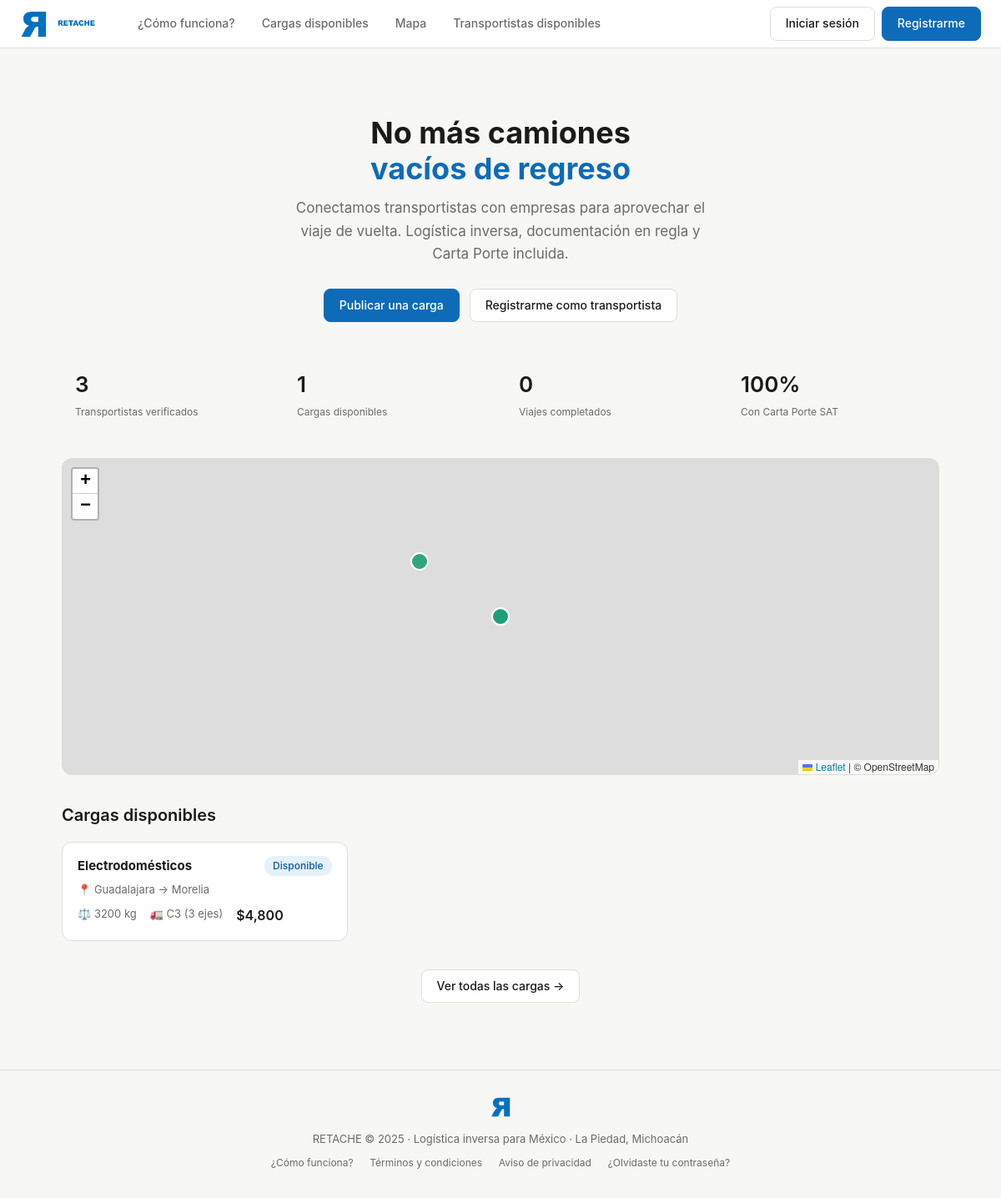
The page / on the database its author committed.
### models.py (models this page shows)
class Carga(Base):
    __tablename__ = "cargas"
    id = Column(Integer, primary_key=True, index=True)
    empresa_id = Column(Integer, ForeignKey("empresas.id"), nullable=False)
    transportista_id = Column(Integer, ForeignKey("transportistas.id"), nullable=True)
    titulo = Column(String(150), nullable=False)
    descripcion = Column(Text, nullable=True)
    tipo_mercancia = Column(String(100), nullable=False)
    peso_kg = Column(Float, nullable=False)
    volumen_m3 = Column(Float, nullable=True)
    requiere_refrigeracion = Column(Boolean, default=False)
    mercancia_peligrosa = Column(Boolean, default=False)
    origen_ciudad = Column(String(100), nullable=False)
    origen_estado = Column(String(50), nullable=False)
    origen_lat = Column(Float, nullable=True)
    origen_lng = Column(Float, nullable=True)
    destino_ciudad = Column(String(100), nullable=False)
    destino_estado = Column(String(50), nullable=False)
    destino_lat = Column(Float, nullable=True)
    destino_lng = Column(Float, nullable=True)
    fecha_recoleccion = Column(DateTime, nullable=False)
    fecha_entrega_estimada = Column(DateTime, nullable=True)
    tipo_vehiculo_requerido = Column(String(30), nullable=True)
    precio_ofrecido_mxn = Column(Float, nullable=False)
    precio_negociable = Column(Boolean, default=True)
    estado = Column(String(30), default=EstadoCarga.disponible)
    fecha_publicacion = Column(DateTime, server_default=func.now())
    fecha_asignacion = Column(DateTime, nullable=True)
    fecha_completada = Column(DateTime, nullable=True)
    carta_porte_generada = Column(Boolean, default=False)
    carta_porte_uuid = Column(String(100), nullable=True)
    carta_porte_xml = Column(Text, nullable=True)
    empresa = relationship("Empresa", back_populates="cargas_publicadas")
    transportista = relationship("Transportista", back_populates="cargas")
    mensajes = relationship("Mensaje", back_populates="carga")
    resenas = relationship("Resena", back_populates="carga")

### main.py (the view)
@app.get("/", response_class=HTMLResponse)
async def inicio(request: Request, db: Session = Depends(get_db)):
    total_transportistas = db.query(Transportista).filter(Transportista.activo == True).count()
    total_cargas = db.query(Carga).filter(Carga.estado == EstadoCarga.disponible).count()
    total_completados = db.query(Carga).filter(Carga.estado == EstadoCarga.completada).count()
    cargas_recientes = (
        db.query(Carga)
        .filter(Carga.estado == EstadoCarga.disponible)
        .order_by(Carga.fecha_publicacion.desc())
        .limit(6).all()
    )
    transportistas_activos = (
        db.query(Transportista)
        .filter(Transportista.activo == True, Transportista.disponible == True)
        .order_by(Transportista.calificacion_promedio.desc())
        .limit(4).all()
    )
    return templates.TemplateResponse("index.html", contexto(request, db,
        total_transportistas=total_transportistas,
        total_cargas=total_cargas,
        total_completados=total_completados,
        cargas_recientes=cargas_recientes,
        transportistas_activos=transportistas_activos,
    ))

### templates/index.html (shortened to what this page needs)
{% extends "base.html" %}
{% block head_extra %}
<link rel="stylesheet" href="https://unpkg.com/leaflet@1.9.4/dist/leaflet.css"/>
{% endblock %}
{% block content %}
<div class="hero">
  <h1>No más camiones<br><span>vacíos de regreso</span></h1>
  <p>Conectamos transportistas con empresas para aprovechar el viaje de vuelta. Logística inversa, documentación en regla y Carta Porte incluida.</p>
  <div class="hero-btns">
    <a href="/empresas/registro" class="btn btn-primary">Publicar una carga</a>
    <a href="/transportistas/registro" class="btn">Registrarme como transportista</a>
  </div>
</div>
<div class="stats-grid" style="margin-bottom:32px;">
  <div class="stat-card"><div class="stat-num">{{ total_transportistas }}</div><div class="stat-label">Transportistas verificados</div></div>
  <div class="stat-card"><div class="stat-num">{{ total_cargas }}</div><div class="stat-label">Cargas disponibles</div></div>
  <div class="stat-card"><div class="stat-num">{{ total_completados }}</div><div class="stat-label">Viajes completados</div></div>
  <div class="stat-card"><div class="stat-num">100%</div><div class="stat-label">Con Carta Porte SAT</div></div>
</div>
<div id="mapa"></div>
<h2 style="font-size:20px; font-weight:600; margin-bottom:16px;">Cargas disponibles</h2>
<div class="grid-cargas">
  {% for carga in cargas_recientes %}
  <a href="/cargas/{{ carga.id }}" style="text-decoration:none;">
    <div class="carga-card">
      <div style="display:flex; justify-content:space-between; margin-bottom:6px;">
        <strong style="color:var(--texto);">{{ carga.tipo_mercancia }}</strong>
        <span class="badge badge-verde">Disponible</span>
      </div>
      <div style="font-size:13px; color:var(--texto-suave); margin-bottom:8px;">📍 {{ carga.origen_ciudad }} → {{ carga.destino_ciudad }}</div>
      <div class="carga-meta">
        <span>⚖️ {{ carga.peso_kg | int }} kg</span>
        <span>🚛 {{ carga.tipo_vehiculo_requerido or 'Cualquier tipo' }}</span>
        <span class="carga-precio">${{ "{:,.0f}".format(carga.precio_ofrecido_mxn) }}</span>
      </div>
    </div>
  </a>
  {% else %}
  <div style="grid-column:1/-1; text-align:center; padding:32px; color:var(--texto-suave);">
   Pronto habrá cargas disponibles. <a href="/empresas/registro" class="btn btn-primary">Publicar una carga →</a>
  </div>
  {% endfor %}
</div>
{% if cargas_recientes %}<div style="text-align:center; margin-top:24px;"><a href="/cargas" class="btn">Ver todas las cargas →</a></div>{% endif %}
{% endblock %}

### templates/base.html (style rules this page uses)
*, *::before, *::after { box-sizing: border-box; margin: 0; padding: 0; }
:root { --verde: #0E6BB8; --verde-claro: #1481D9; --verde-bg: #E5F1FB; --gris-bg: #F7F7F5; --gris-borde: #E0DED6; --texto: #1A1A18; --texto-suave: #6B6B68; --amber: #BA7517; --amber-bg: #FAEEDA; --rojo-bg: #FCEBEB; --rojo: #A32D2D; --azul: #0E6BB8; --azul-bg: #E5F1FB; }
body { font-family: -apple-system, BlinkMacSystemFont, 'Segoe UI', sans-serif; background: var(--gris-bg); color: var(--texto); font-size: 15px; line-height: 1.6; }
a { color: var(--verde); text-decoration: none; }
.btn { display: inline-flex; align-items: center; gap: 6px; padding: 8px 18px; border-radius: 8px; font-size: 14px; font-weight: 500; cursor: pointer; border: 1px solid var(--gris-borde); background: #fff; color: var(--texto); transition: all .15s; text-decoration: none; }
.btn-primary { background: var(--verde); color: #fff; border-color: var(--verde); }
.badge { display: inline-block; padding: 2px 10px; border-radius: 20px; font-size: 12px; font-weight: 500; }
.badge-verde { background: var(--verde-bg); color: #0B5A9C; }
.stats-grid { display: grid; grid-template-columns: repeat(auto-fit, minmax(160px, 1fr)); gap: 12px; }
.stat-card { background: var(--gris-bg); border-radius: 10px; padding: 14px 16px; }
.stat-num { font-size: 26px; font-weight: 600; color: var(--texto); }
.stat-label { font-size: 12px; color: var(--texto-suave); margin-top: 2px; }
.carga-card { background: #fff; border: 1px solid var(--gris-borde); border-radius: 12px; padding: 16px 18px; margin-bottom: 10px; transition: border-color .15s, box-shadow .15s; cursor: pointer; }
.carga-meta { display: flex; gap: 16px; font-size: 13px; color: var(--texto-suave); margin-top: 8px; flex-wrap: wrap; }
.carga-precio { font-weight: 600; font-size: 16px; color: var(--texto); }

### templates/index.html (style rules this page uses)
.hero { text-align: center; padding: 48px 0 40px; }
.hero h1 { font-size: 36px; font-weight: 700; line-height: 1.2; margin-bottom: 12px; }
.hero h1 span { color: var(--verde); }
.hero p { font-size: 17px; color: var(--texto-suave); max-width: 520px; margin: 0 auto 28px; }
.hero-btns { display: flex; gap: 12px; justify-content: center; flex-wrap: wrap; }
#mapa { height: 380px; border-radius: 12px; border: 1px solid var(--gris-borde); margin: 32px 0; }
.grid-cargas { display: grid; grid-template-columns: repeat(auto-fill, minmax(300px, 1fr)); gap: 12px; }

### rows shown on the page
Carga: tipo_mercancia "Electrodomésticos", origen_ciudad "Guadalajara", destino_ciudad "Morelia", peso_kg "3200", tipo_vehiculo_requerido "C3 (3 ejes)", precio_ofrecido_mxn "4,800"

### other values the page prints
{{ total_transportistas }} "3"
{{ total_cargas }} "1"
{{ total_completados }} "0"
